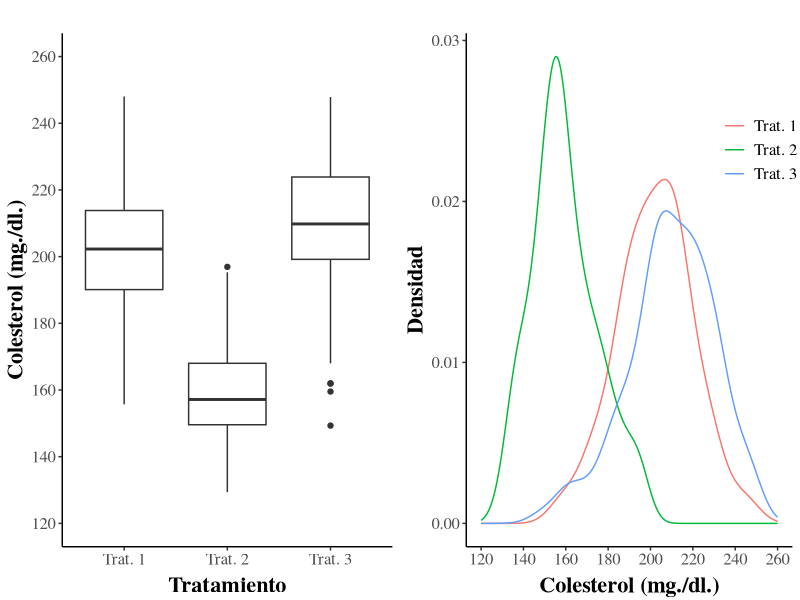
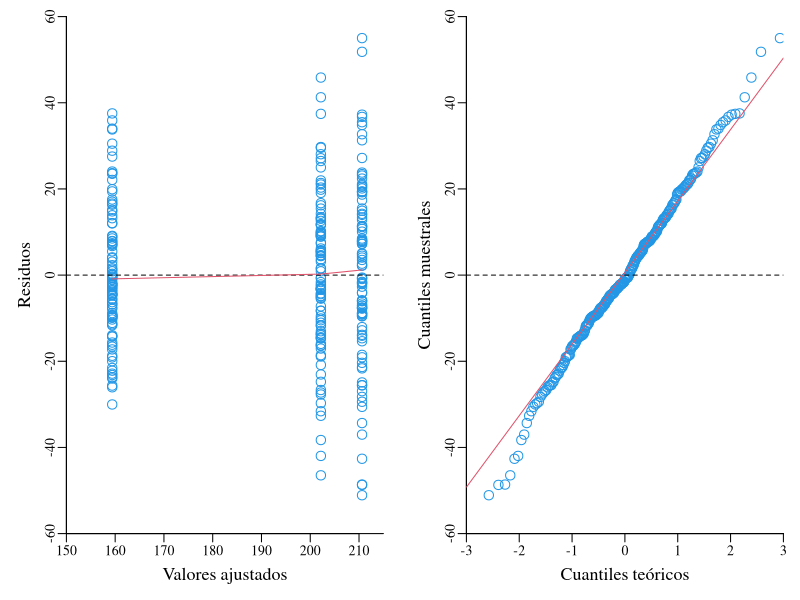

Write the R code that produced these figures, in order.
## ---- chunk 1
library(knitr)
library(dplyr)
set.seed(1)
example <- data.frame(
  trat = gl(3, 100, labels = c('Trat. 1', 'Trat. 2', 'Trat. 3')),
  chol = as.vector(sapply(c(200, 160, 210), function(x) {
    rnorm(100, mean = x, sd = x/10)
    }))
)

mi_summary_table <- example %>%
  group_by(Tratamiento = trat) %>%
  summarise(N = n(),
            Media = mean(chol),
            SD = sd(chol),
            Mediana = median(chol),
            P25 = quantile(chol, 0.25),
            P75 = quantile(chol, 0.75),
            IQR = IQR(chol))

kable(mi_summary_table, digits = 2, caption = 'Descriptiva según tratamiento', align = "c")  
## ---- chunk 2
library(ggplot2)
library(grid)
library(gridExtra)
mi_theme <- theme(
  axis.title = element_text(size = 16, face = 'bold', family = 'Times'),
  axis.text = element_text(size = 12, face = 'plain', family = 'Times'),
  legend.text = element_text(face = 'plain', size = 12, family = 'Times'),
  legend.title = element_text(face = 'bold', size = 16, family = 'Times'),
  axis.title.y = element_text(vjust = 1),
  axis.title.x = element_text(vjust = 0),
  legend.position = c(.9, .8)
)
mi_box <- ggplot(example, aes(trat, chol)) + 
  geom_boxplot() + 
  theme_classic() +
  labs(x = 'Tratamiento', y = 'Colesterol (mg./dl.)', title = '') +
  scale_y_continuous(limits = c(120, 260), breaks = seq(120, 260, 20)) +
  mi_theme
mi_den <- ggplot(example, aes(colour = trat, x = chol)) + geom_line(stat = 'density') +
  theme_classic() + scale_x_continuous(limits = c(120, 260), breaks = seq(120, 260, 20)) +
  labs(x = 'Colesterol (mg./dl.)', y = 'Densidad', title = '', colour = '') +
  mi_theme
grid.arrange(mi_box, mi_den, nrow = 1)
## ---- chunk 3
mi_aov <- aov(chol ~ trat, example)
par(mar = c(4, 4, 1, 1), bty = 'l', family = 'serif', mgp = c(2, 0.5, 0), xaxs = 'i', yaxs = 'i')
layout(matrix(c(1, 2, 1, 2), byrow = T, ncol = 2))
plot(mi_aov$fitted.values, mi_aov$residuals, xlab = 'Valores ajustados',
                  ylab = 'Residuos', cex = 1.5, cex.lab = 1.3, col = 4,
                  xlim = c(150, 215), ylim = c(-60, 60))
abline(h = 0, lty = 2)
lines(lowess(mi_aov$fitted.values, mi_aov$residuals), col = 2)
qqnorm(mi_aov$residuals, xlab = 'Cuantiles teóricos', main = '', cex = 1.5, 
                    ylab = 'Cuantiles muestrales', cex.lab = 1.3, col = 4,
                    xlim = c(-3, 3), ylim = c(-60, 60))
qqline(mi_aov$residuals, col = 2)
abline(h = 0, lty = 2)
summary(mi_aov)
## ---- chunk 4
mi_aov <- anova(mi_aov)
colnames(mi_aov) <- c('Grados de libertad', 'Suma de cuadrados', 'Media de cuadrados', 'Valor F', 'Valor p')
rownames(mi_aov) <- c('Nivel', 'Residuos')
kable(mi_aov, digits = 2, caption = 'Tabla del ANOVA')
